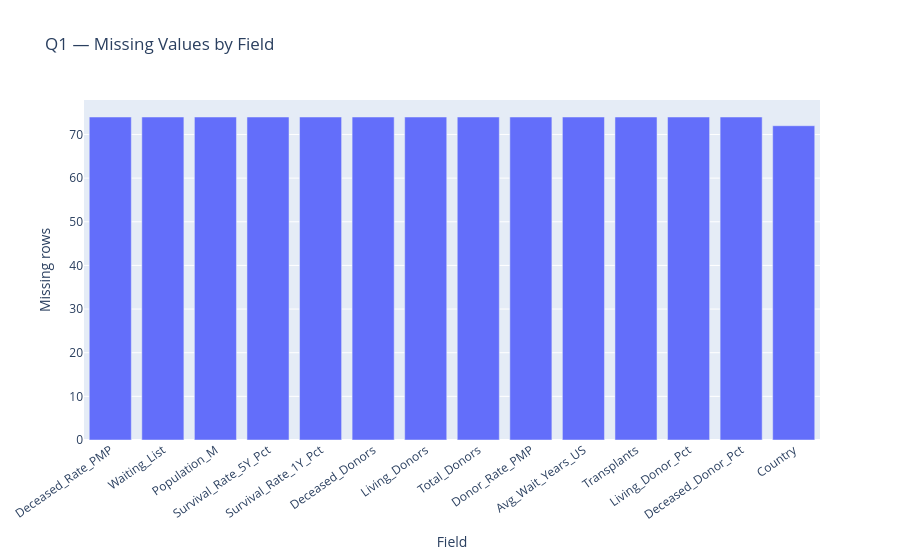
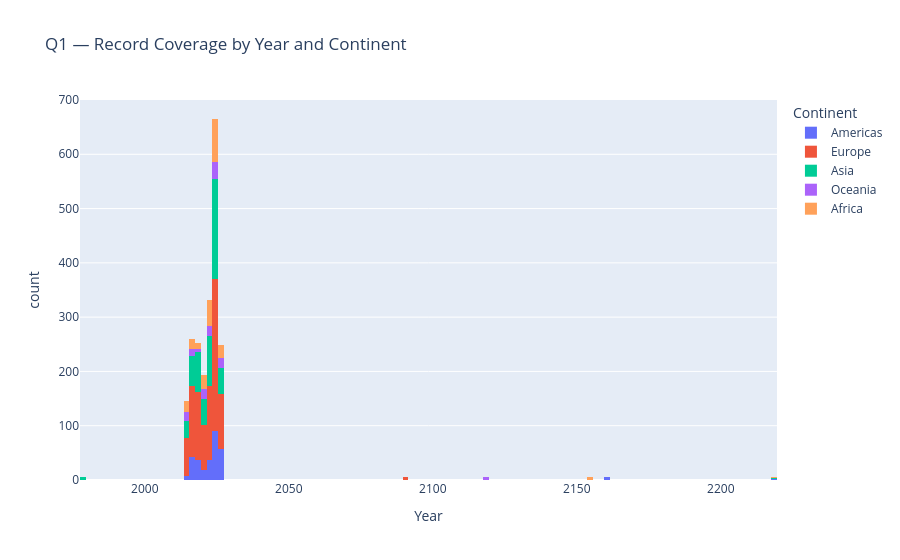

These figures' notebook cell, in order:
### Markdown cell above
## 1. Data understanding and quality

### Q1. What is the structure and coverage of the dataset, and how complete is it?
**Method:** count countries, organs, continents and years; inspect missing values and completeness.

### Code cell
df = analysis_df.copy()
print("Rows:", len(df), "| columns:", len(df.columns))
print("Countries:", df["Country"].nunique(dropna=True), "| organs:", df["Organ"].nunique(dropna=True),
      "| continents:", df["Continent"].nunique(dropna=True), "| years:", df["Year"].nunique(dropna=True))
missing = df.isna().sum().sort_values(ascending=False)
display(missing.rename("Missing values").to_frame())
coverage = pd.DataFrame({
    "Dimension": ["Country","Organ","Continent","Year"],
    "Distinct values": [df["Country"].nunique(),df["Organ"].nunique(),df["Continent"].nunique(),df["Year"].nunique()]
})
display(coverage)
fig = px.bar(missing[missing>0].reset_index(), x="index", y=0, title="Q1 — Missing Values by Field",
             labels={"index":"Field","0":"Missing rows"})
fig.update_layout(xaxis_tickangle=-35); fig.show()
fig = px.histogram(df, x="Year", color="Continent", title="Q1 — Record Coverage by Year and Continent")
fig.show()

### Figure 1 — Plotly figure (JSON) as saved in the notebook; plotly's stock layout.template omitted (floating-point values rounded to 4 significant figures)
{"data": [{"hovertemplate": "Field=%{x}<br>Missing rows=%{y}<extra></extra>", "legendgroup": "", "marker": {"color": "#636efa", "pattern": {"shape": ""}}, "name": "", "orientation": "v", "showlegend": false, "textposition": "auto", "type": "bar", "x": ["Deceased_Rate_PMP", "Waiting_List", "Population_M", "Survival_Rate_5Y_Pct", "Survival_Rate_1Y_Pct", "Deceased_Donors", "Living_Donors", "Total_Donors", "Donor_Rate_PMP", "Avg_Wait_Years_US", "Transplants", "Living_Donor_Pct", "Deceased_Donor_Pct", "Country"], "xaxis": "x", "y": [74, 74, 74, 74, 74, 74, 74, 74, 74, 74, 74, 74, 74, 72], "yaxis": "y"}], "layout": {"barmode": "relative", "legend": {"tracegroupgap": 0}, "title": {"text": "Q1 — Missing Values by Field"}, "xaxis": {"anchor": "y", "domain": [0, 1], "tickangle": -35, "title": {"text": "Field"}}, "yaxis": {"anchor": "x", "domain": [0, 1], "title": {"text": "Missing rows"}}}}

### Figure 2 — Plotly figure (JSON) as saved in the notebook; plotly's stock layout.template omitted (floating-point values rounded to 4 significant figures; data arrays with more than 128 entries replaced by an {"elided": "..."} marker saying what was removed)
{"data": [{"bingroup": "x", "hovertemplate": "Continent=Americas<br>Year=%{x}<br>count=%{y}<extra></extra>", "legendgroup": "Americas", "marker": {"color": "#636efa", "pattern": {"shape": ""}}, "name": "Americas", "orientation": "v", "showlegend": true, "type": "histogram", "x": {"elided": "297 int values"}, "xaxis": "x", "yaxis": "y"}, {"bingroup": "x", "hovertemplate": "Continent=Europe<br>Year=%{x}<br>count=%{y}<extra></extra>", "legendgroup": "Europe", "marker": {"color": "#EF553B", "pattern": {"shape": ""}}, "name": "Europe", "orientation": "v", "showlegend": true, "type": "histogram", "x": {"elided": "936 int values"}, "xaxis": "x", "yaxis": "y"}, {"bingroup": "x", "hovertemplate": "Continent=Asia<br>Year=%{x}<br>count=%{y}<extra></extra>", "legendgroup": "Asia", "marker": {"color": "#00cc96", "pattern": {"shape": ""}}, "name": "Asia", "orientation": "v", "showlegend": true, "type": "histogram", "x": {"elided": "536 int values"}, "xaxis": "x", "yaxis": "y"}, {"bingroup": "x", "hovertemplate": "Continent=Oceania<br>Year=%{x}<br>count=%{y}<extra></extra>", "legendgroup": "Oceania", "marker": {"color": "#ab63fa", "pattern": {"shape": ""}}, "name": "Oceania", "orientation": "v", "showlegend": true, "type": "histogram", "x": {"elided": "130 int values"}, "xaxis": "x", "yaxis": "y"}, {"bingroup": "x", "hovertemplate": "Continent=Africa<br>Year=%{x}<br>count=%{y}<extra></extra>", "legendgroup": "Africa", "marker": {"color": "#FFA15A", "pattern": {"shape": ""}}, "name": "Africa", "orientation": "v", "showlegend": true, "type": "histogram", "x": {"elided": "233 int values"}, "xaxis": "x", "yaxis": "y"}], "layout": {"barmode": "relative", "legend": {"title": {"text": "Continent"}, "tracegroupgap": 0}, "title": {"text": "Q1 — Record Coverage by Year and Continent"}, "xaxis": {"anchor": "y", "domain": [0, 1], "title": {"text": "Year"}}, "yaxis": {"anchor": "x", "domain": [0, 1], "title": {"text": "count"}}}}
